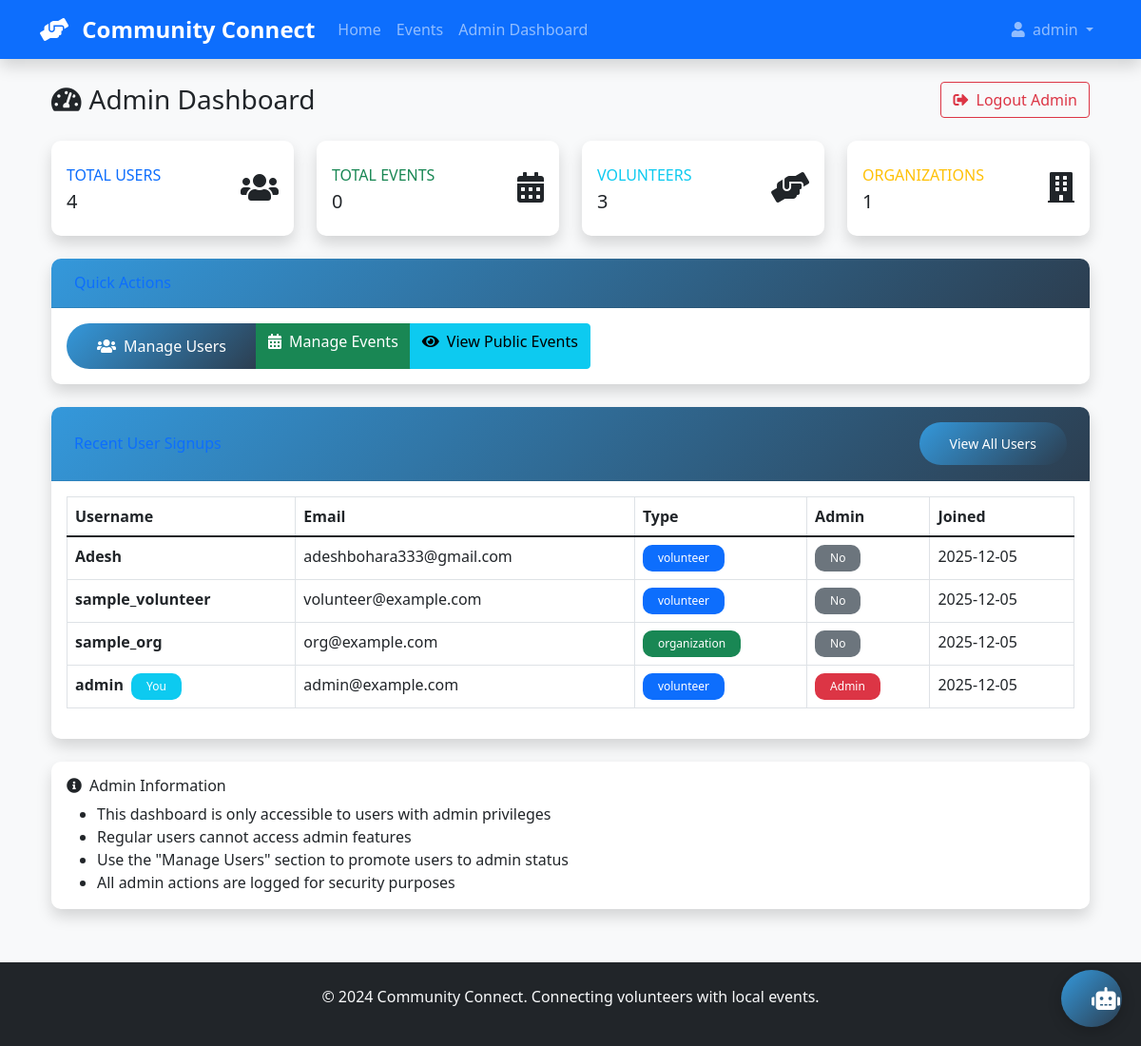
The app's page /admin/dashboard (signed in), older data.
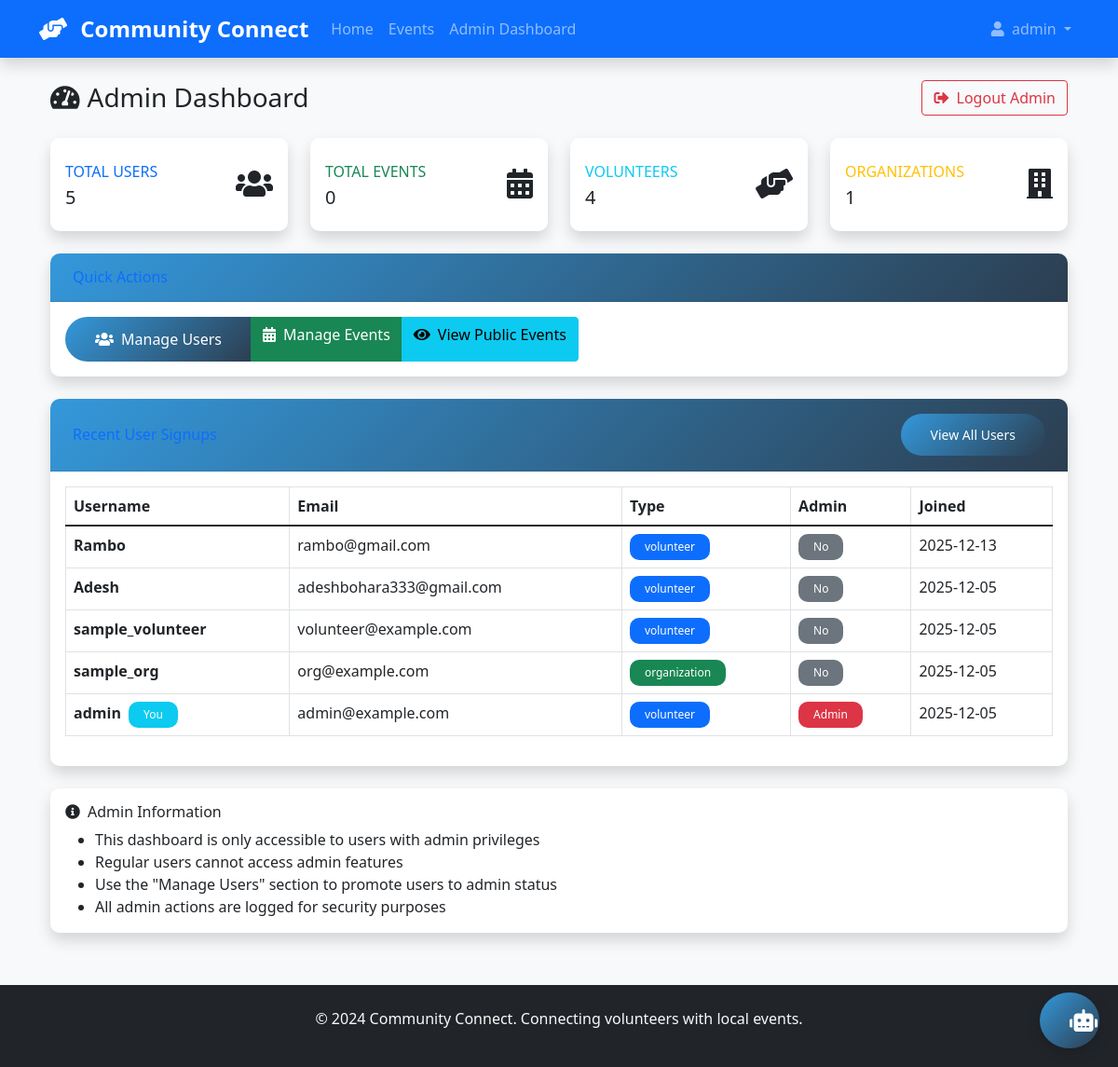
The same page, newer data.
### app/models.py (models this page shows, shortened)
class User(UserMixin, db.Model):
    __tablename__ = 'users'
    id = db.Column(db.Integer, primary_key=True)
    username = db.Column(db.String(64), unique=True, nullable=False)
    email = db.Column(db.String(120), unique=True, nullable=False)
    password_hash = db.Column(db.String(256))
    user_type = db.Column(db.String(20), nullable=False, default='volunteer')
    is_admin = db.Column(db.Boolean, default=False)
    created_at = db.Column(db.DateTime, default=datetime.utcnow)
    google_id = db.Column(db.String(120), unique=True, nullable=True)
    picture = db.Column(db.String(500), nullable=True)
    given_name = db.Column(db.String(64), nullable=True)
    family_name = db.Column(db.String(64), nullable=True)
    password_reset_tokens = db.relationship('PasswordResetToken', backref='user', lazy=True, cascade='all, delete-orphan')

### app/routes.py (the view)
@main.route('/admin/dashboard')
@login_required
def admin_dashboard():
    if not current_user.is_admin:
        flash('Admin access required.', 'error')
        return redirect(url_for('main.admin_login'))
    total_users = User.query.count()
    total_events = Event.query.count()
    total_volunteers = User.query.filter_by(user_type='volunteer').count()
    total_organizations = User.query.filter_by(user_type='organization').count()
    recent_signups = User.query.order_by(User.created_at.desc()).limit(5).all()
    return render_template('admin_dashboard.html',
                         total_users=total_users,
                         total_events=total_events,
                         total_volunteers=total_volunteers,
                         total_organizations=total_organizations,
                         recent_signups=recent_signups)

### app/__init__.py (called while the page is built)
@login_manager.user_loader
def load_user(user_id):
    try:
        if not user_id or user_id == 'None' or user_id == 'none':
            return None
        user_id_int = int(user_id)
        user = User.query.get(user_id_int)
        return user
    except (ValueError, TypeError):
        return None
    except Exception:
        return None

### app/templates/admin_dashboard.html (shortened to what the changed rows need)
{% extends "base.html" %}
{% block content %}
<div class="container-fluid">
    <div class="d-sm-flex align-items-center justify-content-between mb-4">
        <h1 class="h3 mb-0 text-gray-800">
            <i class="fas fa-tachometer-alt me-2"></i>Admin Dashboard
        </h1>
    </div>
    <div class="row">
        <div class="col-xl-3 col-md-6 mb-4">
            <div class="card border-left-primary shadow h-100 py-2">
                <div class="card-body">
                    <div class="row no-gutters align-items-center">
                        <div class="col mr-2">
                            <div class="text-xs font-weight-bold text-primary text-uppercase mb-1">
                                Total Users
                            </div>
                            <div class="h5 mb-0 font-weight-bold text-gray-800">{{ total_users }}</div>
                        </div>
                    </div>
                </div>
            </div>
        </div>
        <div class="col-xl-3 col-md-6 mb-4">
            <div class="card border-left-info shadow h-100 py-2">
                <div class="card-body">
                    <div class="row no-gutters align-items-center">
                        <div class="col mr-2">
                            <div class="text-xs font-weight-bold text-info text-uppercase mb-1">
                                Volunteers
                            </div>
                            <div class="h5 mb-0 font-weight-bold text-gray-800">{{ total_volunteers }}</div>
                        </div>
                    </div>
                </div>
            </div>
        </div>
    </div>
    <div class="row">
        <div class="col-12">
            <div class="card shadow mb-4">
                <div class="card-body">
                    <div class="table-responsive">
                        <table class="table table-bordered" id="recentUsersTable">
                            <thead>
                                <tr>
                                    <th>Username</th>
                                    <th>Email</th>
                                    <th>Type</th>
                                    <th>Admin</th>
                                    <th>Joined</th>
                                </tr>
                            </thead>
                            <tbody>
                                {% for user in recent_signups %}
                                <tr>
                                    <td>
                                        <strong>{{ user.username }}</strong>
                                        {% if user.id == current_user.id %}
                                        <span class="badge bg-info ms-1">You</span>
                                        {% endif %}
                                    </td>
                                    <td>{{ user.email }}</td>
                                    <td>
                                        <span class="badge bg-{{ 'success' if user.user_type == 'organization' else 'primary' }}">
                                            {{ user.user_type }}
                                        </span>
                                    </td>
                                    <td>
                                        {% if user.is_admin %}
                                        <span class="badge bg-danger">Admin</span>
                                        {% else %}
                                        <span class="badge bg-secondary">No</span>
                                        {% endif %}
                                    </td>
                                    <td>{{ user.created_at.strftime('%Y-%m-%d') }}</td>
                                </tr>
                                {% endfor %}
                            </tbody>
                        </table>
                    </div>
                </div>
            </div>
        </div>
    </div>
</div>
{% endblock %}

### app/templates/base.html (shortened to what this page needs)
<!DOCTYPE html>
<html lang="en">
<head>
    <link href="https://cdn.jsdelivr.net/npm/bootstrap@5.1.3/dist/css/bootstrap.min.css" rel="stylesheet">
    <link href="https://cdnjs.cloudflare.com/ajax/libs/font-awesome/5.15.4/css/all.min.css" rel="stylesheet">
    <link href="{{ url_for('static', filename='style.css') }}" rel="stylesheet">
</head>
<body class="bg-light d-flex flex-column min-vh-100">
    <nav class="navbar navbar-expand-lg navbar-dark bg-primary shadow">
        <div class="container">
            <a class="navbar-brand" href="{{ url_for('main.index') }}">
                <i class="fas fa-hands-helping me-2"></i>
                <strong>Community Connect</strong>
            </a>
            <div class="collapse navbar-collapse" id="navbarNav">
                <ul class="navbar-nav me-auto">
                    <li class="nav-item">
                        <a class="nav-link" href="{{ url_for('main.index') }}">Home</a>
                    </li>
                    <li class="nav-item">
                        <a class="nav-link" href="{{ url_for('main.events') }}">Events</a>
                    </li>
                    {% if current_user.is_authenticated %}
                    <li class="nav-item">
                        {% if current_user.is_admin %}
                        <a class="nav-link" href="{{ url_for('main.admin_dashboard') }}">Admin Dashboard</a>
                        {% else %}
                        <a class="nav-link" href="{{ url_for('main.dashboard') }}">Dashboard</a>
                        {% endif %}
                    </li>
                    {% endif %}
                </ul>
                <ul class="navbar-nav">
                    {% if current_user.is_authenticated %}
                    <li class="nav-item dropdown">
                        <a class="nav-link dropdown-toggle" href="#" id="navbarDropdown" role="button" data-bs-toggle="dropdown">
                            <i class="fas fa-user me-1"></i> {{ current_user.username }}
                        </a>
                    </li>
                {% endif %}
                </ul>
            </div>
        </div>
    </nav>
    <main class="container my-4 flex-grow-1">
        {% block content %}{% endblock %}
    </main>
    <footer class="bg-dark text-light py-4 mt-auto">
        <div class="container text-center">
            <p>&copy; 2024 Community Connect. Connecting volunteers with local events.</p>
        </div>
    </footer>
</body>
</html>
<button id="chatbot-toggle" class="btn btn-primary chatbot-toggle">
    <i class="fas fa-robot"></i>
</button>

Row changes from the older to the newer data that the page shows:
added User: username "Rambo", email "rambo@gmail.com", user_type "volunteer", is_admin "No", created_at "2025-12-13"
Text that changed along with them:
{{ total_users }}: "4" → "5"
{{ total_volunteers }}: "3" → "4"
